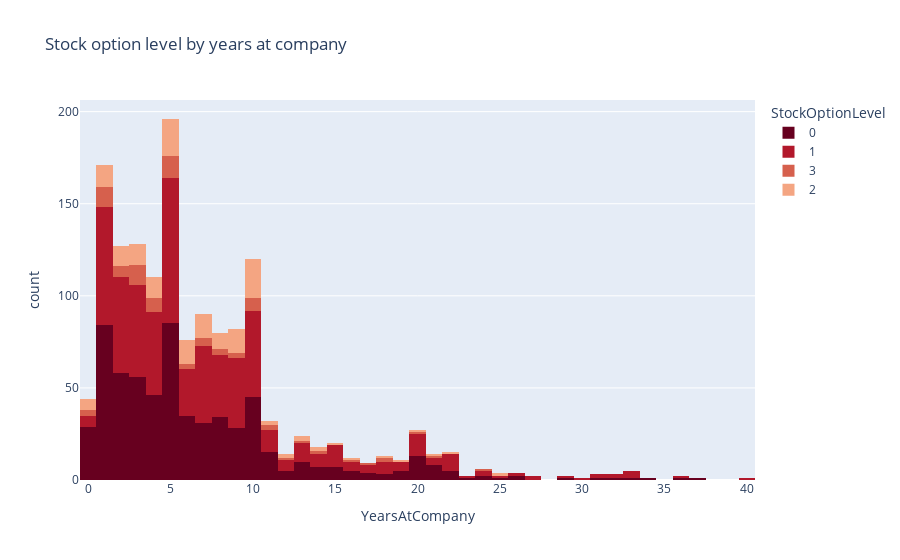

Notebook cell for this chart:
### Markdown cell above
We can see that the trend between age and income is increasing (older employess get higher salaries).

### Code cell
fig = px.histogram(df, x='YearsAtCompany', color='StockOptionLevel',
                   title='Stock option level by years at company',
                   color_discrete_sequence=px.colors.sequential.RdBu)
fig.show()

### Figure 1 — Plotly figure (JSON) as saved in the notebook; plotly's stock layout.template omitted (floating-point values rounded to 4 significant figures; data arrays with more than 128 entries replaced by an {"elided": "..."} marker saying what was removed)
{"data": [{"alignmentgroup": "True", "bingroup": "x", "hovertemplate": "StockOptionLevel=0<br>YearsAtCompany=%{x}<br>count=%{y}<extra></extra>", "legendgroup": "0", "marker": {"color": "rgb(103,0,31)", "pattern": {"shape": ""}}, "name": "0", "offsetgroup": "0", "orientation": "v", "showlegend": true, "type": "histogram", "x": {"elided": "631 int values"}, "xaxis": "x", "yaxis": "y"}, {"alignmentgroup": "True", "bingroup": "x", "hovertemplate": "StockOptionLevel=1<br>YearsAtCompany=%{x}<br>count=%{y}<extra></extra>", "legendgroup": "1", "marker": {"color": "rgb(178,24,43)", "pattern": {"shape": ""}}, "name": "1", "offsetgroup": "1", "orientation": "v", "showlegend": true, "type": "histogram", "x": {"elided": "596 int values"}, "xaxis": "x", "yaxis": "y"}, {"alignmentgroup": "True", "bingroup": "x", "hovertemplate": "StockOptionLevel=3<br>YearsAtCompany=%{x}<br>count=%{y}<extra></extra>", "legendgroup": "3", "marker": {"color": "rgb(214,96,77)", "pattern": {"shape": ""}}, "name": "3", "offsetgroup": "3", "orientation": "v", "showlegend": true, "type": "histogram", "x": [1, 17, 5, 13, 11, 11, 10, 5, 8, 24, 5, 10, 10, 3, 5, 4, 18, 7, 4, 10, 7, 6, 5, 4, 3, 20, 21, 1, 0, 3, 4, 1, 8, 16, 10, 3, 1, 0, 9, 18, 1, 4, 0, 6, 7, 10, 3, 5, 9, 3, 5, 12, 4, 3, 2, 3, 1, 10, 1, 7, 4, 14, 3, 2, 14, 3, 6, 2, 5, 1, 5, 1, 3, 5, 11, 2, 8, 2, 5, 9, 1, 1, 4, 2, 5], "xaxis": "x", "yaxis": "y"}, {"alignmentgroup": "True", "bingroup": "x", "hovertemplate": "StockOptionLevel=2<br>YearsAtCompany=%{x}<br>count=%{y}<extra></extra>", "legendgroup": "2", "marker": {"color": "rgb(244,165,130)", "pattern": {"shape": ""}}, "name": "2", "offsetgroup": "2", "orientation": "v", "showlegend": true, "type": "histogram", "x": {"elided": "158 int values"}, "xaxis": "x", "yaxis": "y"}], "layout": {"barmode": "relative", "legend": {"title": {"text": "StockOptionLevel"}, "tracegroupgap": 0}, "title": {"text": "Stock option level by years at company"}, "xaxis": {"anchor": "y", "domain": [0, 1], "title": {"text": "YearsAtCompany"}}, "yaxis": {"anchor": "x", "domain": [0, 1], "title": {"text": "count"}}}}
